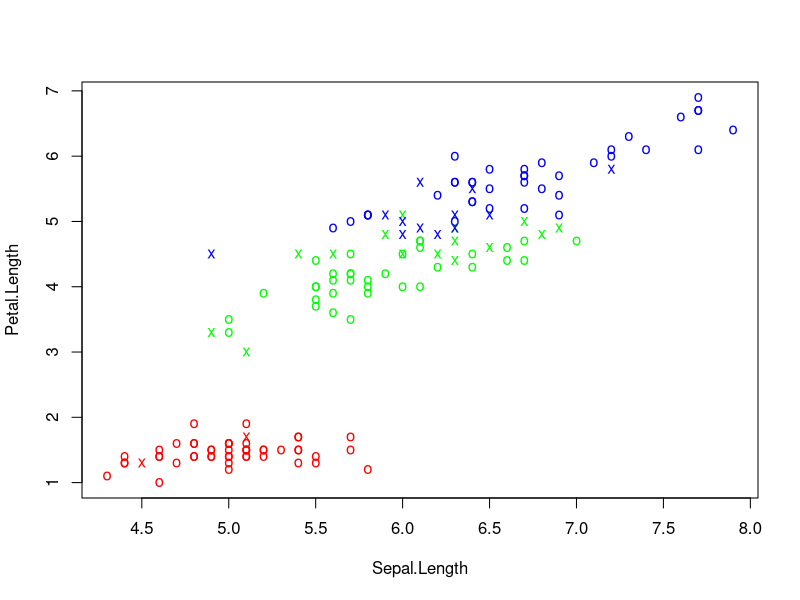
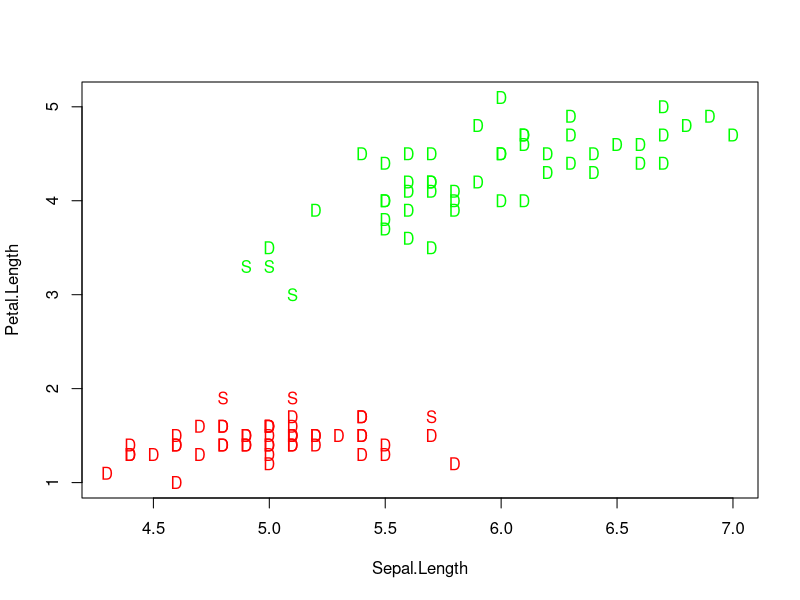

These charts were generated, in order, by the following R code: (Note: this script raises an error after producing the figures.)
library(datasets)
data(iris)
head(iris)

library(e1071)
model1=svm(Species~.,data=iris, kernel="linear",probability=T)
summary(model1)
model1$coefs
model1$SV
model1$index
model1$fitted

model2=svm(Species~.,data=iris, kernel="linear", type="nu-classification")
summary(model2)
model2$index

#polynomial
model3=svm(Species~.,data=iris, kernel="polynomial")
summary(model3)

#polynomial
model4=svm(Species~.,data=iris, kernel="polynomial",degree=5,coef0= 0.7,gamma= 0.4, cost=10)
summary(model4)

#radial basis
model5=svm(Species~.,data=iris, kernel="radial")
summary(model5)

#tuning
model6=tune(svm, iris[,1:4],iris$Species,data=iris,kernel="polynomial",
            ranges=list(cost=c(10,14,17,100,1000),coef0=seq(0.01,0.05,0.01),
                        degree=c(2,3,4,5),gamma=c(0.2,0.3,0.4)))
summary(model6)
model6$best.parameters
model6$best.model

#predition
pre=predict(model3,iris[-5])
table(pre)
library(caret)
confusionMatrix(pre,iris$Species)

pre1=predict(model1,iris[-5],probability = T)
pre1
confusionMatrix(pre1,iris$Species)

plot(model1,iris,Petal.Length~Sepal.Length,symbolPalette = c("Red","Green","Blue"),fill=0)

iris1=iris[1:100,]
model=svm(Species~Petal.Length+Sepal.Length,data=iris1,kernel='linear')
plot(model,iris1,Petal.Length~Sepal.Length,symbolPalette = c("Red","Green"),fill=0,svSymbol = "S",dataSymbol = "D")
summary(model)

model_svm= svm(Loan_Status~.,data=X_train, kernel="radial")
summary(model_svm)

pred=predict(model_svm, X_train[-12])
confusionMatrix(pred,X_train$Loan_Status)


model_n=tune(svm,Loan_Status~.,data=X_train,kernel='linear', type='nu-classification',
               ranges=list(nu=c(0.3,0.4,0.5),gamma=c(0.05,0.07,0.2,0.25)))
summary(model_n)
pred1=predict(model_n$best.model,X_train[-12])

confusionMatrix(pred1,X_train$Loan_Status)
model_n$best.model
